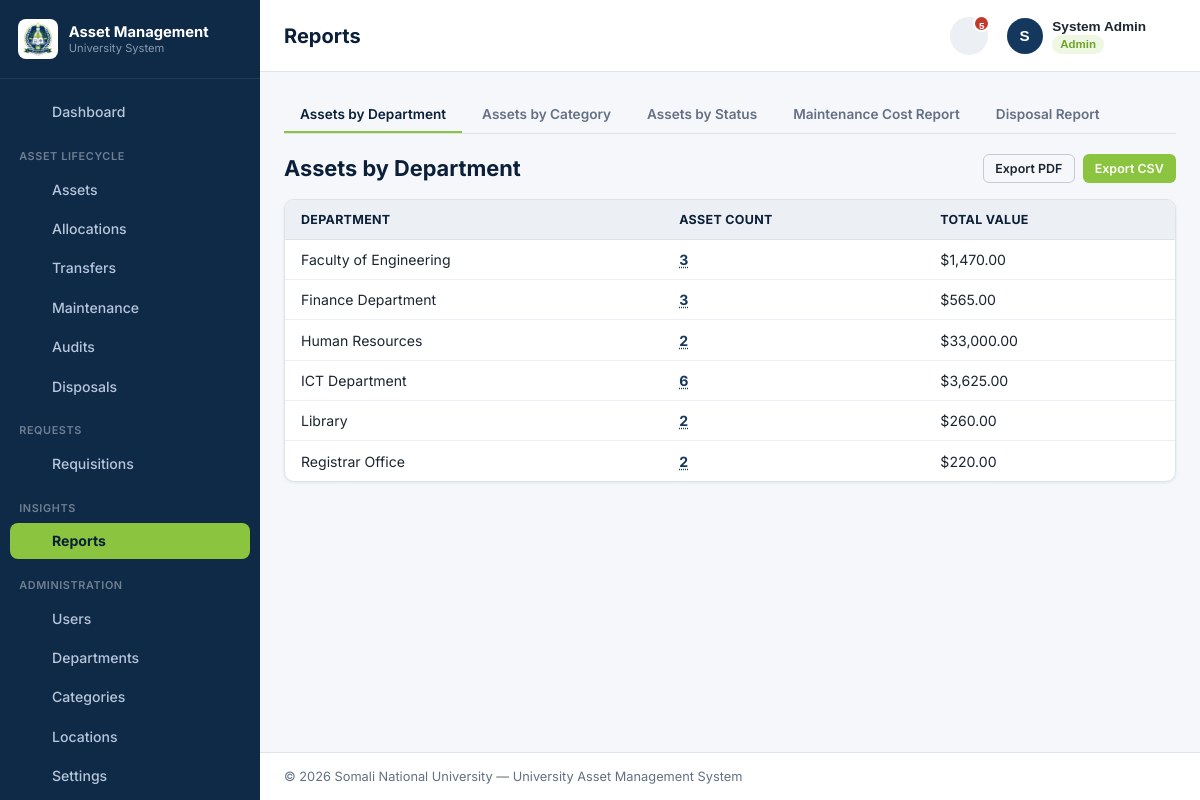
Page /modules/reports/index.php (signed in) on the committed database.
### tables this page shows
CREATE TABLE departments (
    department_id    INT AUTO_INCREMENT PRIMARY KEY,
    department_name  VARCHAR(100) NOT NULL,
    head_id           INT NULL,
    location          VARCHAR(150) NULL,
    created_at        TIMESTAMP NOT NULL DEFAULT CURRENT_TIMESTAMP,
    updated_at        TIMESTAMP NOT NULL DEFAULT CURRENT_TIMESTAMP ON UPDATE CURRENT_TIMESTAMP
);

### includes/i18n.php (called while the page is built, shortened)
<?php
function activeLanguage(): string
{
    return $GLOBALS['__lang'] ?? 'en';
}
function t(string $key): string
{
    static $strings = null;
    if ($strings === null) {
        $strings = require __DIR__ . '/i18n_strings.php';
    }
    $lang = activeLanguage();
    return $strings[$key][$lang] ?? $strings[$key]['en'] ?? $key;
}

### includes/bootstrap.php (called while the page is built, shortened)
<?php
require_once __DIR__ . '/../config/database.php';
require_once __DIR__ . '/auth.php';
require_once __DIR__ . '/functions.php';
require_once __DIR__ . '/i18n.php';
setActiveLanguage(getSetting($pdo, 'language', 'en'));

### includes/auth.php (called while the page is built, shortened)
<?php
function isLoggedIn(): bool
{
    return !empty($_SESSION['user_id']);
}
function currentUser(): ?array
{
    return [
        'user_id'        => $_SESSION['user_id'],
        'name'            => $_SESSION['name'],
        'email'            => $_SESSION['email'],
        'username'          => $_SESSION['username'] ?? null,
        'profile_picture'    => $_SESSION['profile_picture'] ?? null,
        'role_id'          => $_SESSION['role_id'],
        'role_name'         => $_SESSION['role_name'],
        'department_id'      => $_SESSION['department_id'],
        'department_name'     => $_SESSION['department_name'],
    ];
}
function hasRole(array $roles): bool
{
    return isLoggedIn() && in_array($_SESSION['role_name'], $roles, true);
}

### modules/reports/index.php (the view, shortened to what this page needs)
<?php
require_once __DIR__ . '/../../includes/bootstrap.php';
$isHead = hasRole([ROLE_HEAD]);
$deptId = $_SESSION['department_id'];
$report    = $_GET['report'] ?? 'by_department';
$rows = [];
if ($report === 'by_department') {
    $sql = "SELECT d.department_id, d.department_name, COUNT(a.asset_id) AS asset_count, COALESCE(SUM(a.purchase_cost),0) AS total_value
            FROM departments d LEFT JOIN assets a ON a.department_id = d.department_id
            " . ($isHead ? 'WHERE d.department_id = :dept' : '') . "
            GROUP BY d.department_id, d.department_name ORDER BY d.department_name";
    $stmt = $pdo->prepare($sql);
    $stmt->execute($isHead ? ['dept' => $deptId] : []);
    $rows = $stmt->fetchAll();
}
function renderAssetCountTrigger(string $modalId, int $count): string
{
    return '<button type="button" class="link-count" data-modal-target="' . e($modalId) . '">' . $count . '</button>';
}
$reportLabels = [
    'by_department'    => 'Assets by Department',
    'by_category'      => 'Assets by Category',
    'by_status'        => 'Assets by Status',
    'maintenance_cost' => 'Maintenance Cost Report',
    'disposals'         => 'Disposal Report',
];
$pageTitle  = 'Reports';
$activeMenu = 'reports';
include __DIR__ . '/../../includes/layout/header.php';
?>
<div class="tabs">
    <?php foreach ($reportLabels as $key => $label): ?>
        <a class="tab-link <?= $report === $key ? 'active' : '' ?>" style="text-decoration:none;"
           href="?report=<?= $key ?>"><?= e($label) ?></a>
    <?php endforeach; ?>
</div>
<div class="card-header">
    <h2 style="margin:0;"><?= e($reportLabels[$report]) ?></h2>
    <div class="d-flex gap-1">
        <a class="btn btn-outline btn-sm" href="<?= APP_URL ?>/modules/reports/export_pdf.php?<?= http_build_query($_GET) ?>">Export PDF</a>
        <a class="btn btn-accent btn-sm" href="<?= APP_URL ?>/modules/reports/export_csv.php?<?= http_build_query($_GET) ?>">Export CSV</a>
    </div>
</div>
<div class="table-wrap">
<table>
    <?php if ($report === 'by_department'): ?>
        <thead><tr><th>Department</th><th>Asset Count</th><th>Total Value</th></tr></thead>
        <tbody>
        <?php foreach ($rows as $r): ?>
            <?php
                $deptCount = (int) $r['asset_count'];
                $deptModalId = 'assetsModal_by_department_' . $r['department_id'];
                $deptRowAttrs = $deptCount > 0 ? ' class="row-clickable" data-modal-target="' . e($deptModalId) . '"' : '';
            ?>
            <tr<?= $deptRowAttrs ?>>
                <td><?= e($r['department_name']) ?></td>
                <td><?= renderAssetCountTrigger($deptModalId, $deptCount) ?></td>
                <td><?= formatMoney($r['total_value']) ?></td>
            </tr>
        <?php endforeach; ?>
        </tbody>
    <?php endif; ?>
</table>
</div>
<?php include __DIR__ . '/../../includes/layout/footer.php'; ?>

### includes/layout/header.php (shortened to what this page needs)
<?php
$pageTitle  = $pageTitle ?? APP_NAME;
$activeMenu = $activeMenu ?? '';
$user       = currentUser();
$uniName    = isset($pdo) ? getSetting($pdo, 'university_name', 'Somali National University') : 'Somali National University';
$theme      = isset($pdo) ? getSetting($pdo, 'theme', 'light') : 'light';
$pendingAlerts = isset($pdo) ? getPendingAlerts($pdo) : [];
$pendingAlertTotal = array_sum(array_column($pendingAlerts, 'count'));
?>
<!DOCTYPE html>
<html lang="<?= e(activeLanguage()) ?>">
<head>
<link rel="stylesheet" href="<?= APP_URL ?>/static/css/style.css?v=<?= filemtime(APP_ROOT . '/static/css/style.css') ?>">
</head>
<body class="theme-<?= e($theme) ?>">
<div class="app-shell">
    <?php include __DIR__ . '/sidebar.php'; ?>
    <div class="app-main">
        <header class="topbar">
            <h1 class="page-title"><?= e($pageTitle) ?></h1>
            <div class="topbar-user">
                <div class="topbar-dropdown">
                    <button type="button" class="topbar-bell" aria-label="<?= e(t('topbar.notifications')) ?>" data-dropdown-toggle="alertsMenu">
                        <?= icon('bell') ?>
                        <?php if ($pendingAlertTotal > 0): ?><span class="topbar-bell-badge"><?= $pendingAlertTotal > 9 ? '9+' : $pendingAlertTotal ?></span><?php endif; ?>
                    </button>
                </div>
                <div class="topbar-dropdown">
                    <button type="button" class="topbar-user-btn" data-dropdown-toggle="userMenu">
                        <?php if (!empty($user['profile_picture'])): ?>
                            <img class="topbar-avatar topbar-avatar-img" src="<?= e($user['profile_picture']) ?>" alt="">
                        <?php else: ?>
                            <span class="topbar-avatar"><?= e(mb_strtoupper(mb_substr($user['name'] ?? 'A', 0, 1))) ?></span>
                        <?php endif; ?>
                        <span class="topbar-user-info">
                            <span class="topbar-user-name"><?= e($user['name'] ?? 'Account') ?></span>
                            <span class="topbar-role"><?= e($user['role_name'] ?? '') ?></span>
                        </span>
                        <span class="caret"><?= icon('chevron-down') ?></span>
                    </button>
                </div>
            </div>
        </header>
        <main class="content">

### includes/layout/sidebar.php
<?php
$role = $_SESSION['role_name'] ?? '';
$sidebarLogo = isset($pdo) ? appLogoUrl($pdo) : APP_URL . '/static/images/logo.webp';
function navItem(string $key, string $label, string $href, string $iconName, string $activeMenu): string
{
    $active = $key === $activeMenu ? ' active' : '';
    return '<a class="nav-item' . $active . '" href="' . $href . '"><span class="nav-icon">' . icon($iconName) . '</span><span class="nav-label">' . e($label) . '</span></a>';
}
?>
<aside class="sidebar" id="sidebar">
    <div class="sidebar-brand">
        <img class="brand-mark" src="<?= e($sidebarLogo) ?>" alt="<?= e($uniName ?? 'University') ?> logo">
        <span class="brand-text-group">
            <span class="brand-text"><?= e(t('brand.title')) ?></span>
            <span class="brand-subtext"><?= e(t('brand.subtitle')) ?></span>
        </span>
    </div>
    <nav class="sidebar-nav">
        <?= navItem('dashboard', t('nav.dashboard'), APP_URL . '/modules/dashboard/index.php', 'dashboard', $activeMenu) ?>
        <div class="nav-section-label"><?= e(t('nav.section.assets')) ?></div>
        <?= navItem('assets', t('nav.assets'), APP_URL . '/modules/assets/list.php', 'assets', $activeMenu) ?>
        <?= navItem('assigned', t('nav.assigned'), APP_URL . '/modules/assigned/list.php', 'allocations', $activeMenu) ?>
        <?= navItem('transfers', t('nav.transfers'), APP_URL . '/modules/transfers/list.php', 'transfers', $activeMenu) ?>
        <?= navItem('maintenance', t('nav.maintenance'), APP_URL . '/modules/maintenance/list.php', 'maintenance', $activeMenu) ?>
        <?= navItem('audits', t('nav.audits'), APP_URL . '/modules/audits/list.php', 'audits', $activeMenu) ?>
        <?= navItem('disposals', t('nav.disposals'), APP_URL . '/modules/disposals/list.php', 'disposals', $activeMenu) ?>
        <div class="nav-section-label"><?= e(t('nav.section.requests')) ?></div>
        <?= navItem('requisitions', t('nav.requisitions'), APP_URL . '/modules/requisitions/list.php', 'requisitions', $activeMenu) ?>
        <div class="nav-section-label"><?= e(t('nav.section.insights')) ?></div>
        <?= navItem('reports', t('nav.reports'), APP_URL . '/modules/reports/index.php', 'reports', $activeMenu) ?>
        <?php if ($role === ROLE_ADMIN): ?>
        <div class="nav-section-label"><?= e(t('nav.section.admin')) ?></div>
        <?= navItem('users', t('nav.users'), APP_URL . '/modules/users/list.php', 'users', $activeMenu) ?>
        <?= navItem('departments', t('nav.departments'), APP_URL . '/modules/departments/list.php', 'departments', $activeMenu) ?>
        <?= navItem('categories', t('nav.categories'), APP_URL . '/modules/categories/list.php', 'categories', $activeMenu) ?>
        <?= navItem('locations', t('nav.locations'), APP_URL . '/modules/locations/list.php', 'locations', $activeMenu) ?>
        <?= navItem('settings', t('nav.settings'), APP_URL . '/modules/settings/index.php', 'settings', $activeMenu) ?>
        <?php endif; ?>
    </nav>
</aside>

### includes/functions.php (shortened to what this page needs)
<?php
function e($value): string
{
    return htmlspecialchars((string) $value, ENT_QUOTES, 'UTF-8');
}
function formatMoney($amount): string
{
    return '$' . number_format((float) $amount, 2);
}
function icon(string $name, string $class = ''): string
{
    $path = $paths[$name] ?? '';
    return '<svg class="icon ' . e($class) . '" viewBox="0 0 24 24" fill="none" stroke="currentColor" stroke-width="1.8" stroke-linecap="round" stroke-linejoin="round" aria-hidden="true">' . $path . '</svg>';
}
function appLogoUrl(PDO $pdo): string
{
    $logoPath = getSetting($pdo, 'logo_path', '');
    return $logoPath !== '' ? $logoPath : APP_URL . '/static/images/logo.webp';
}
function getPendingAlerts(PDO $pdo): array
{
    $alerts = [];
    $isHead = hasRole([ROLE_HEAD]);
    $deptId = $_SESSION['department_id'] ?? null;
    $userId = (int) $_SESSION['user_id'];
    $plural = fn (int $count) => (activeLanguage() === 'en' && $count !== 1) ? 's' : '';
    if ($isHead) {
        $stmt = $pdo->prepare(
            "SELECT COUNT(*) FROM asset_maintenance m JOIN assets a ON a.asset_id = m.asset_id
             WHERE m.status IN ('pending','in_progress') AND a.department_id = :dept"
        );
        $stmt->execute(['dept' => $deptId]);
        $maintenanceCount = (int) $stmt->fetchColumn();
    } else {
        $maintenanceCount = (int) $pdo->query("SELECT COUNT(*) FROM asset_maintenance WHERE status IN ('pending','in_progress')")->fetchColumn();
    }
    if ($maintenanceCount > 0) {
        $alerts[] = ['count' => $maintenanceCount, 'text' => $maintenanceCount . ' ' . t('alert.maintenance') . $plural($maintenanceCount), 'url' => APP_URL . '/modules/maintenance/list.php'];
    }
    if (hasRole([ROLE_ADMIN, ROLE_OFFICER, ROLE_TOPMGMT])) {
        $disposalCount = (int) $pdo->query("SELECT COUNT(*) FROM asset_disposals WHERE status = 'pending'")->fetchColumn();
        if ($disposalCount > 0) {
            $alerts[] = ['count' => $disposalCount, 'text' => $disposalCount . ' ' . t('alert.disposal') . $plural($disposalCount), 'url' => APP_URL . '/modules/disposals/list.php'];
        }
    }
    if (hasRole([ROLE_ADMIN, ROLE_OFFICER])) {
        $requisitionCount = (int) $pdo->query("SELECT COUNT(*) FROM requisitions WHERE status = 'pending'")->fetchColumn();
    } elseif ($isHead) {
        $stmt = $pdo->prepare("SELECT COUNT(*) FROM requisitions WHERE status = 'pending' AND department_id = :dept");
        $stmt->execute(['dept' => $deptId]);
        $requisitionCount = (int) $stmt->fetchColumn();
    } else {
        $requisitionCount = 0;
    }
    if ($requisitionCount > 0) {
        $alerts[] = ['count' => $requisitionCount, 'text' => $requisitionCount . ' ' . t('alert.requisition') . $plural($requisitionCount), 'url' => APP_URL . '/modules/requisitions/list.php'];
    }
    $stmt = $pdo->prepare(
        "SELECT r.status, c.category_name FROM requisitions r
         LEFT JOIN categories c ON c.category_id = r.category_id
         WHERE r.requester_id = :uid AND r.status IN ('approved','rejected','issued')
           AND r.updated_at >= DATE_SUB(NOW(), INTERVAL 7 DAY)
         ORDER BY r.updated_at DESC LIMIT 5"
    );
    $stmt->execute(['uid' => $userId]);
    foreach ($stmt->fetchAll() as $r) {
        $subject = $r['category_name'] ?? t('nav.requisitions');
        $alerts[] = ['count' => 1, 'text' => sprintf(t('alert.requisition.' . $r['status']), $subject), 'url' => APP_URL . '/modules/requisitions/list.php'];
    }
    $stmt = $pdo->prepare(
        "SELECT ds.status, a.name AS asset_name FROM asset_disposals ds
         JOIN assets a ON a.asset_id = ds.asset_id
         WHERE ds.requested_by = :uid AND ds.status IN ('approved','rejected')
           AND ds.updated_at >= DATE_SUB(NOW(), INTERVAL 7 DAY)
         ORDER BY ds.updated_at DESC LIMIT 5"
    );
    $stmt->execute(['uid' => $userId]);
    foreach ($stmt->fetchAll() as $r) {
        $alerts[] = ['count' => 1, 'text' => sprintf(t('alert.disposal.' . $r['status']), $r['asset_name']), 'url' => APP_URL . '/modules/disposals/list.php'];
    }
    $stmt = $pdo->prepare(
        "SELECT a.name AS asset_name FROM asset_maintenance m
         JOIN assets a ON a.asset_id = m.asset_id
         WHERE m.reported_by = :uid AND m.status = 'completed'
           AND m.updated_at >= DATE_SUB(NOW(), INTERVAL 7 DAY)
         ORDER BY m.updated_at DESC LIMIT 5"
    );
    $stmt->execute(['uid' => $userId]);
    foreach ($stmt->fetchAll() as $r) {
        $alerts[] = ['count' => 1, 'text' => sprintf(t('alert.maintenance.completed'), $r['asset_name']), 'url' => APP_URL . '/modules/maintenance/list.php'];
    }
    return $alerts;
}
function getAllSettings(PDO $pdo): array
{
    static $settings = null;
    if ($settings === null) {
        $settings = [];
        $stmt = $pdo->query('SELECT setting_key, setting_value FROM settings');
        foreach ($stmt->fetchAll() as $row) {
            $settings[$row['setting_key']] = $row['setting_value'];
        }
    }
    return $settings;
}
function getSetting(PDO $pdo, string $key, string $default = ''): string
{
    $all = getAllSettings($pdo);
    return $all[$key] ?? $default;
}

### includes/layout/footer.php (shortened to what this page needs)
        </main>
        <footer class="app-footer">
            &copy; <?= date('Y') ?> <?= e($uniName ?? 'Somali National University') ?> — <?= e(t('footer.system_name')) ?>
        </footer>
    </div>
</div>
</body>
</html>

### rows in the picture
departments: department_name "Faculty of Engineering", count "3", total_value "$1,470.00"
departments: department_name "Finance Department", count "3", total_value "$565.00"
departments: department_name "Human Resources", count "2", total_value "$33,000.00"
departments: department_name "ICT Department", count "6", total_value "$3,625.00"
departments: department_name "Library", count "2", total_value "$260.00"
departments: department_name "Registrar Office", count "2", total_value "$220.00"

### other values in the picture
t('brand.title') "Asset Management"
t('brand.subtitle') "University System"
$label "Dashboard Assets Allocations Transfers Maintenance Audits Disposals Requisitions Reports Users Departments Categories Locations Settings"
t('nav.section.assets') "ASSET LIFECYCLE"
t('nav.section.requests') "REQUESTS"
t('nav.section.insights') "INSIGHTS"
t('nav.section.admin') "ADMINISTRATION"
$pageTitle "Reports"
$pendingAlertTotal "5"
mb_strtoupper(mb_substr($user['name'] ?? 'A', 0, 1)) "S"
$user['name'] "System Admin"
$user['role_name'] "Admin"
$label "Assets by Department"
$label "Assets by Category"
$label "Assets by Status"
